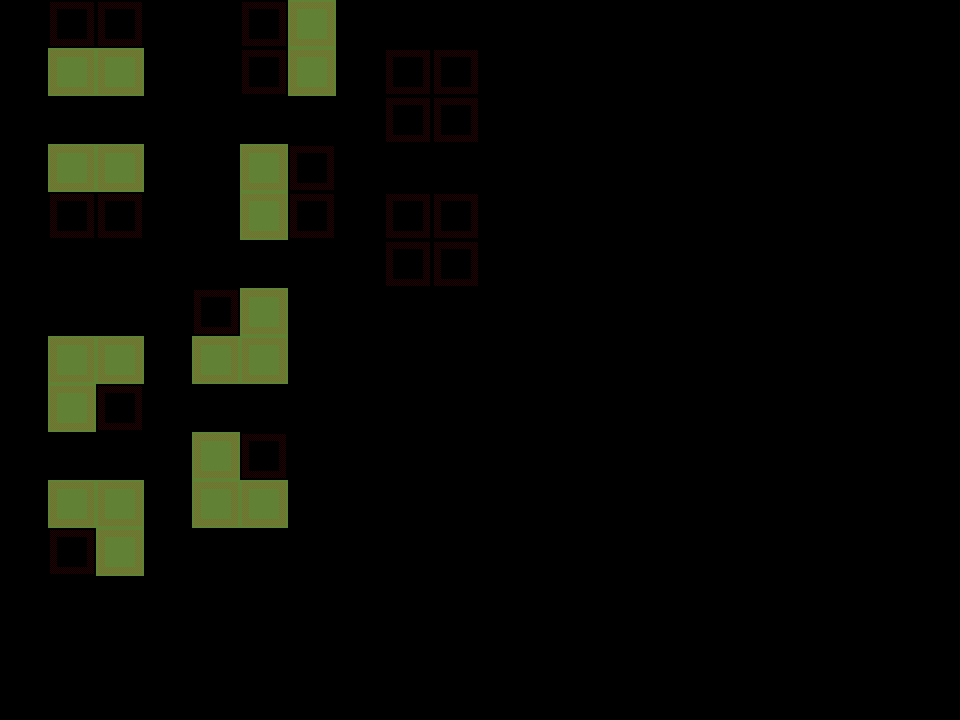

A level layout from a 2D game, rendered from its tile map. Below: a short description, then the map file with its tile-grid data intact:
An orthogonal 20x15 tile map with 48x48 px tiles, 2 tile layers (input_nurtsi, regions), 2 hidden layers not drawn.

<map version="1.5" tiledversion="1.7.2" orientation="orthogonal" renderorder="right-down" width="20" height="15" tilewidth="48" tileheight="48" infinite="0" nextlayerid="9" nextobjectid="1">
 <properties>
  <property name="NoOverlappingRules" type="bool" value="true" />
 </properties>
 <tileset firstgid="1" name="chicken2" tilewidth="48" tileheight="48" tilecount="855" columns="19">
  <image source="chicken2.png" width="912" height="2160" />
 </tileset>
 <layer id="1" name="output_nurtsi" width="20" height="15" visible="0">
  <data encoding="csv">
0,2,2,0,0,20,0,0,0,0,0,0,0,0,0,0,0,0,0,0,
0,0,0,0,0,20,0,0,0,0,0,0,0,0,0,0,0,0,0,0,
0,0,0,0,0,0,0,0,0,0,0,0,0,0,0,0,0,0,0,0,
0,0,0,0,0,0,22,0,0,0,0,0,0,0,0,0,0,0,0,0,
0,40,40,0,0,0,22,0,0,0,0,0,0,0,0,0,0,0,0,0,
0,0,0,0,0,0,0,0,0,0,0,0,0,0,0,0,0,0,0,0,
0,0,0,0,1,0,0,0,0,0,0,0,0,0,0,0,0,0,0,0,
0,0,0,0,0,0,0,0,0,0,0,0,0,0,0,0,0,0,0,0,
0,0,41,0,0,0,0,0,0,0,0,0,0,0,0,0,0,0,0,0,
0,0,0,0,0,3,0,0,0,0,0,0,0,0,0,0,0,0,0,0,
0,0,0,0,0,0,0,0,0,0,0,0,0,0,0,0,0,0,0,0,
0,39,0,0,0,0,0,0,0,0,0,0,0,0,0,0,0,0,0,0,
0,0,0,0,0,0,0,0,0,0,0,0,0,0,0,0,0,0,0,0,
0,0,0,0,0,0,0,0,0,0,0,0,0,0,0,0,0,0,0,0,
0,0,0,0,0,0,0,0,0,0,0,0,0,0,0,0,0,0,0,0
</data>
 </layer>
 <layer id="6" name="input_nurtsi" width="20" height="15" opacity="0.62">
  <data encoding="csv">
0,0,0,0,0,0,21,0,0,0,0,0,0,0,0,0,0,0,0,0,
0,21,21,0,0,0,21,0,0,0,0,0,0,0,0,0,0,0,0,0,
0,0,0,0,0,0,0,0,0,0,0,0,0,0,0,0,0,0,0,0,
0,21,21,0,0,21,0,0,0,0,0,0,0,0,0,0,0,0,0,0,
0,0,0,0,0,21,0,0,0,0,0,0,0,0,0,0,0,0,0,0,
0,0,0,0,0,0,0,0,0,0,0,0,0,0,0,0,0,0,0,0,
0,0,0,0,0,21,0,0,0,0,0,0,0,0,0,0,0,0,0,0,
0,21,21,0,21,21,0,0,0,0,0,0,0,0,0,0,0,0,0,0,
0,21,0,0,0,0,0,0,0,0,0,0,0,0,0,0,0,0,0,0,
0,0,0,0,21,0,0,0,0,0,0,0,0,0,0,0,0,0,0,0,
0,21,21,0,21,21,0,0,0,0,0,0,0,0,0,0,0,0,0,0,
0,0,21,0,0,0,0,0,0,0,0,0,0,0,0,0,0,0,0,0,
0,0,0,0,0,0,0,0,0,0,0,0,0,0,0,0,0,0,0,0,
0,0,0,0,0,0,0,0,0,0,0,0,0,0,0,0,0,0,0,0,
0,0,0,0,0,0,0,0,0,0,0,0,0,0,0,0,0,0,0,0
</data>
 </layer>
 <layer id="8" name="inputnot_nurtsi" width="20" height="15" visible="0">
  <data encoding="csv">
0,21,21,0,0,21,0,0,0,0,0,0,0,0,0,0,0,0,0,0,
0,0,0,0,0,21,0,0,0,0,0,0,0,0,0,0,0,0,0,0,
0,0,0,0,0,0,0,0,0,0,0,0,0,0,0,0,0,0,0,0,
0,0,0,0,0,0,21,0,0,0,0,0,0,0,0,0,0,0,0,0,
0,21,21,0,0,0,21,0,0,0,0,0,0,0,0,0,0,0,0,0,
0,0,0,0,0,0,0,0,0,0,0,0,0,0,0,0,0,0,0,0,
0,0,0,0,21,0,0,0,0,0,0,0,0,0,0,0,0,0,0,0,
0,0,0,0,0,0,0,0,0,0,0,0,0,0,0,0,0,0,0,0,
0,0,21,0,0,0,0,0,0,0,0,0,0,0,0,0,0,0,0,0,
0,0,0,0,0,21,0,0,0,0,0,0,0,0,0,0,0,0,0,0,
0,0,0,0,0,0,0,0,0,0,0,0,0,0,0,0,0,0,0,0,
0,21,0,0,0,0,0,0,0,0,0,0,0,0,0,0,0,0,0,0,
0,0,0,0,0,0,0,0,0,0,0,0,0,0,0,0,0,0,0,0,
0,0,0,0,0,0,0,0,0,0,0,0,0,0,0,0,0,0,0,0,
0,0,0,0,0,0,0,0,0,0,0,0,0,0,0,0,0,0,0,0
</data>
 </layer>
 <layer id="3" name="regions" width="20" height="15" opacity="0.15">
  <data encoding="csv">
0,7,7,0,0,7,7,0,0,0,0,0,0,0,0,0,0,0,0,0,
0,7,7,0,0,7,7,0,7,7,0,0,0,0,0,0,0,0,0,0,
0,0,0,0,0,0,0,0,7,7,0,0,0,0,0,0,0,0,0,0,
0,7,7,0,0,7,7,0,0,0,0,0,0,0,0,0,0,0,0,0,
0,7,7,0,0,7,7,0,7,7,0,0,0,0,0,0,0,0,0,0,
0,0,0,0,0,0,0,0,7,7,0,0,0,0,0,0,0,0,0,0,
0,0,0,0,7,7,0,0,0,0,0,0,0,0,0,0,0,0,0,0,
0,7,7,0,7,7,0,0,0,0,0,0,0,0,0,0,0,0,0,0,
0,7,7,0,0,0,0,0,0,0,0,0,0,0,0,0,0,0,0,0,
0,0,0,0,7,7,0,0,0,0,0,0,0,0,0,0,0,0,0,0,
0,7,7,0,7,7,0,0,0,0,0,0,0,0,0,0,0,0,0,0,
0,7,7,0,0,0,0,0,0,0,0,0,0,0,0,0,0,0,0,0,
0,0,0,0,0,0,0,0,0,0,0,0,0,0,0,0,0,0,0,0,
0,0,0,0,0,0,0,0,0,0,0,0,0,0,0,0,0,0,0,0,
0,0,0,0,0,0,0,0,0,0,0,0,0,0,0,0,0,0,0,0
</data>
 </layer>
</map>
